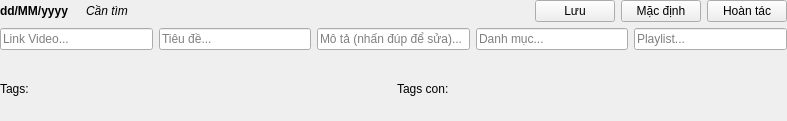
<?xml version="1.0" encoding="UTF-8"?>
<!-- Vị trí: /ui/widgets/channeldatawidget.ui -->
<!-- Phiên bản: 4.2 (Đổi tên nút Hủy/Làm mới) -->
<ui version="4.0">
 <class>ChannelDataWidget</class>
 <widget class="QWidget" name="ChannelDataWidget">
  <property name="geometry">
   <rect>
    <x>0</x>
    <y>0</y>
    <width>787</width>
    <height>121</height>
   </rect>
  </property>
  <property name="windowTitle">
   <string>Form</string>
  </property>
  <layout class="QVBoxLayout" name="verticalLayout">
   <property name="spacing">
    <number>6</number>
   </property>
   <property name="leftMargin">
    <number>0</number>
   </property>
   <property name="topMargin">
    <number>0</number>
   </property>
   <property name="rightMargin">
    <number>0</number>
   </property>
   <property name="bottomMargin">
    <number>0</number>
   </property>
   <item>
    <layout class="QHBoxLayout" name="topLayout">
     <property name="spacing">
      <number>6</number>
     </property>
     <item>
      <widget class="QLabel" name="dateLabel">
       <property name="minimumSize">
        <size>
         <width>80</width>
         <height>0</height>
        </size>
       </property>
       <property name="font">
        <font>
         <bold>true</bold>
        </font>
       </property>
       <property name="text">
        <string>dd/MM/yyyy</string>
       </property>
      </widget>
     </item>
     <item>
      <widget class="QLabel" name="dayStatusLabel">
       <property name="font">
        <font>
         <italic>true</italic>
        </font>
       </property>
       <property name="text">
        <string>Cần tìm</string>
       </property>
      </widget>
     </item>
     <item>
      <spacer name="horizontalSpacer">
       <property name="orientation">
        <enum>Qt::Horizontal</enum>
       </property>
       <property name="sizeHint" stdset="0">
        <size>
         <width>40</width>
         <height>20</height>
        </size>
       </property>
      </spacer>
     </item>
     <item>
      <widget class="QPushButton" name="saveButton">
       <property name="text">
        <string>Lưu</string>
       </property>
      </widget>
     </item>
     <item>
      <widget class="QPushButton" name="refreshButton">
       <property name="text">
        <string>Mặc định</string>
       </property>
      </widget>
     </item>
     <item>
      <widget class="QPushButton" name="cancelButton">
       <property name="text">
        <string>Hoàn tác</string>
       </property>
      </widget>
     </item>
    </layout>
   </item>
   <item>
    <layout class="QHBoxLayout" name="middleLayout">
     <item>
      <widget class="QLineEdit" name="urlLineEdit">
       <property name="placeholderText">
        <string>Link Video...</string>
       </property>
      </widget>
     </item>
     <item>
      <widget class="QLineEdit" name="titleLineEdit">
       <property name="placeholderText">
        <string>Tiêu đề...</string>
       </property>
      </widget>
     </item>
     <item>
      <widget class="ClearableLineEdit" name="descriptionLineEdit">
       <property name="placeholderText">
        <string>Mô tả (nhấn đúp để sửa)...</string>
       </property>
      </widget>
     </item>
     <item>
      <widget class="ClearableLineEdit" name="categoryLineEdit">
       <property name="placeholderText">
        <string>Danh mục...</string>
       </property>
      </widget>
     </item>
     <item>
      <widget class="ClearableLineEdit" name="playlistLineEdit">
       <property name="placeholderText">
        <string>Playlist...</string>
       </property>
      </widget>
     </item>
    </layout>
   </item>
   <item>
    <layout class="QHBoxLayout" name="bottomLayout">
     <item>
      <widget class="QLabel" name="label_tags">
       <property name="text">
        <string>Tags:</string>
       </property>
      </widget>
     </item>
     <item>
      <layout class="QHBoxLayout" name="tagsLayout"/>
     </item>
     <item>
      <widget class="QLabel" name="label_subtags">
       <property name="text">
        <string>Tags con:</string>
       </property>
      </widget>
     </item>
     <item>
      <layout class="QHBoxLayout" name="subTagsLayout"/>
     </item>
    </layout>
   </item>
  </layout>
 </widget>
 <customwidgets>
  <customwidget>
   <class>ClearableLineEdit</class>
   <extends>QLineEdit</extends>
   <header>widgets/clearablelineedit.h</header>
  </customwidget>
 </customwidgets>
 <resources/>
 <connections/>
</ui>
